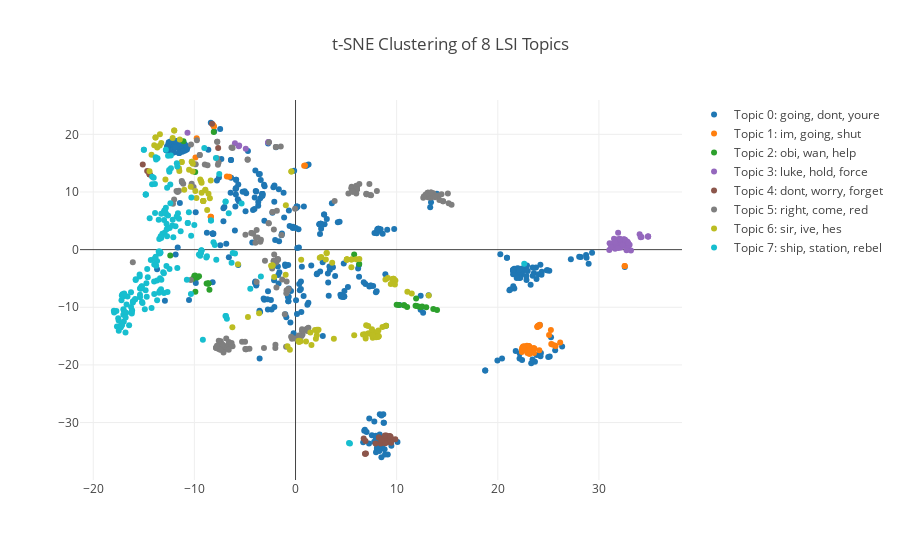

This figure's notebook cell:
### Code cell
# Create colormap
n = nTopics
cmap = get_cmap('tab10')
colors = [rgb2hex(cmap(color)) for color in np.arange(0, 1.000001, 1/(n-1))]

# Get n top words
topWords = getTopWords(3, lsiKeys, vectorizedText, countVectorizer)
# Compute centers for topics
lsiMeanTopicVectors = getMeanVectors(lsiKeys, tsneModelVectors)


# Create plot
data = []
# Iterate over each topic
for topic in range(nTopics):
    # Mask for a single topic
    mask = lsiKeys==topic
    scatter = go.Scatter(x = tsneModelVectors[mask,0],
                         y = tsneModelVectors[mask,1],
                         name = 'Topic {}: {}'.format(topic, topWords[topic]),
                         mode = 'markers',
                         text = df[mask]['text'],
                         marker = dict(color = colors[topic]))
    data.append(scatter)

layout = go.Layout(title = 't-SNE Clustering of {} LSI Topics'.format(nTopics),
                   showlegend=True,
                   hovermode = 'closest')

fig = go.Figure(data=data, layout=layout)
iplot(fig)

### Figure 1 — Plotly figure (JSON) as saved in the notebook; plotly's stock layout.template omitted (floating-point values rounded to 4 significant figures; data arrays with more than 128 entries replaced by an {"elided": "..."} marker saying what was removed)
{"data": [{"marker": {"color": "#1f77b4"}, "mode": "markers", "name": "Topic 0: going, dont, youre", "text": {"elided": "368 str values"}, "type": "scatter", "x": {"elided": "368 float values"}, "y": {"elided": "368 float values"}}, {"marker": {"color": "#ff7f0e"}, "mode": "markers", "name": "Topic 1: im, going, shut", "text": ["Secret mission?  What plans?  What are you talking about?  I'm not getting in there!", "I'm going to regret this.", "Are you sure this things safe?", "Well, I'm not going that way.  It's much too rocky.  This way is much easier.", "No more adventures.  I'm not going that way.", "Wait, what's that?  A transport!  I'm saved!", "I'm sorry.  I'm quiet. Listen how quiet I am.  You can barely hear me...", "around forever trying to find them.", "And I'm stuck here...", "No, I'm leaving in the morning...", "With all we've been through, sometimes I'm amazed we're in as good condition as we are, what with the Rebellion and all.", "I'm afraid I'm not quite sure, sir.", "I'm sorry, sir, but he appears to have picked up a slight flutter.", "That's what I'm afraid of.", "Luke, I'm shutting the power down for the night.", "Sure, go ahead.", "As you wish.", "I'm ready for anything.", "I'm sorry.", "That's okay.  I'm never coming back to this planet again.", "It's too late.  You should have paid him when you had the chance.  Jabba's put a price on your head, so large that every bounty hunter in the galaxy will be looking for you.  I'm lucky I found you first.", "I'm not the type to run.", "We're losing our deflector shield.  Go strap yourself in, I'm going to make the jump to light speed.", "Thats what I'm trying to tell you, kid.  It ain't there.  It's been totally blown away.", "There's nothin' I can do about it, kid.  I'm in full power.  I'm going to have to shut down.  But they're not going to get me without a fight!", "I'm afraid I'm not quite sure, sir. He says \"I found her,\" and keepsrepeating, \"She's here.\"", "Level five. Detention block AA-twenty-three.  I'm afraid she's scheduled to be terminated.", "I'm not going anywhere.", "Okay.  Now, I'm going to put these on you.", "What?  Oh... the uniform.  I'm Luke Skywalker.  I'm here to rescue you. ", "Wonderful girl!  Either I'm going to kill her or I'm beginning to like her.  Get in there!", "I'm trying!", "Shut down all the garbage mashers on the detention level, will you?  Do you copy?", "Shut down all the garbage mashers on the detention level.", "Shut down all the garbage mashers on the detention level.", "Give me regular reports.", "Now's our chance!  Go!", "It is for me, sister!  Look, I ain't in this for your revolution, and I'm not in it for you, Princess.  I expect to be well paid.  I'm in it for the money!", "I'm trying not to, kid!", "We're in position.  I'm going to cut across the axis and try and draw their fire.", "This is Red Five!  I'm going in!", "I'm on my way in now...", "I'm on it.", "Hang on, Biggs, I'm coming in.", "I'm hit, but not bad.", "I'm on him, Luke!", "Thanks, Wedge.", "I'm in range.", "I'm hit!  I can't stay with you.", "Sorry!", "I'm on the leader."], "type": "scatter", "x": [22.38, 23.93, 0.9374, 24.13, 24.03, 22.38, 25.38, -8.061, 22.62, 23.0, 22.93, 25.65, 24.1, 23.01, 32.55, 0.8548, -6.789, 22.44, 23.11, 23.13, 23.62, 22.88, 24.15, 23.58, 25.25, 25.71, 23.53, 23.92, 23.96, 26.16, 25.07, 23.04, -8.369, -8.385, -8.385, -9.77, -9.894, 25.29, 23.34, 24.04, 23.91, 22.84, 22.5, 23.2, 23.08, 32.55, -6.546, 22.42, 22.68, -8.166, 22.5], "y": [-17.76, -13.37, 14.61, -13.23, -13.26, -17.36, -16.46, 21.35, -16.75, -16.71, -17.93, -16.65, -17.47, -17.78, -2.833, 14.57, 12.69, -16.96, -16.75, -18.09, -17.14, -16.66, -13.05, -17.95, -13.94, -16.71, -17.08, -13.3, -13.31, -16.09, -14.79, -16.71, 5.645, 5.714, 5.715, 19.31, 15.97, -16.35, -17.19, -13.16, -13.41, -17.45, -16.81, -17.28, -17.42, -2.824, 12.62, -17.08, -17.42, 21.64, -17.06]}, {"marker": {"color": "#2ca02c"}, "mode": "markers", "name": "Topic 2: obi, wan, help", "text": ["Over here!  Help!  Please, help!", "Is there anything I might do to help? ", "Help me, Obi-Wan Kenobi.  You'remy only hope.", "Help me, Obi-Wan Kenobi.  You're my only hope.  Help me, Obi-Wan Kenobi.  You're my only hope.", "Help me, Obi-Wan Kenobi...", "Is there more to this recording?", "Obi-Wan Kenobi?  I wonder if he means old Ben Kenobi?", "Well, I stumbled across a recording while I was cleaning him.  He says he belongs to someone called Obi-Wan Kenobi.", "But what if this Obi-Wan comes looking for him?", "He knew my father?", "Sir, would it help if you told him it was my fault.", "Ben?  Ben Kenobi!  Boy, am I glad to see you! ", "Obi-Wan Kenobi... Obi-Wan?  Now thats a name I haven't heard in a long time... a long time.", "Well of course, of course I know him.  He's me!  I haven't gone by the name Obi-Wan since oh, before you were born.", "Then the droid does belong to you.", "You fought in the Clone Wars?", "General Kenobi, years ago you served my father in the Clone Wars.  Now he begs you to help him in his struggle against the Empire.  I regret that I am unable to present my father's request to you in person, but my ship has fallen under attack and I'm afraid my mission to bring you to Alderaan has failed.  I have placed information vital to the survival of the Rebellion into the memory systems of this R2 unit.  My father will know how to retrieve it.  You must see this droid safely delivered to him on Alderaan.  This is our most desperate hour.  Help me, Obi-Wan Kenobi, you're my only hope.", "looking for.", "We've entered the Alderaan system.", "No!  Alderaan is peaceful.  We have no weapons.  You can't possibly...", "Anyway, we should be at Alderaan about oh-two-hundred hours.", "He made a fair move.  Screaming about it won't help you.", "Our position is correct, except... no, Alderaan!", "It followed us!", "Not if I can help it.  Chewie... jam it's transmissions.", "Ben Kenobi is here!  Where is he?", "Obi-Wan Kenobi!  What makes you think so?", "Obi-Wan is here.  The Force is with him.", "Help!", "I've been waiting for you, Obi-Wan.  We meet again, at last.  The circle is now complete.", "When we heard about Alderaan, we were afraid that you were... lost along with your father.", "I only wish Ben were here."], "type": "scatter", "x": [-8.511, -8.612, 12.4, 13.62, 12.24, -9.919, 12.51, 12.0, 10.74, -10.17, 8.952, 10.2, 12.92, 11.92, 6.3, -12.38, 13.99, -8.082, -9.721, -10.01, -9.541, -8.635, -9.942, -11.08, -8.79, 10.0, 11.87, 10.72, -8.612, 11.03, -9.901, 5.797], "y": [-6.946, -5.879, -9.946, -10.3, -9.902, 13.45, -9.871, -9.782, -9.661, -5.111, -13.2, -9.589, -9.99, -8.463, -2.513, -0.9995, -10.45, 20.39, -4.832, -4.565, -4.637, -5.864, -4.476, 18.79, -5.871, -9.559, -9.715, -9.66, -5.879, -9.955, -7.301, -0.8561]}, {"marker": {"color": "#9467bd"}, "mode": "markers", "name": "Topic 3: luke, hold, force", "text": ["I keep telling you, the Rebellion is a long way from here.  I doubt if the Empire would even fight to keep this system.  Believe me Luke, this planet is a big hunk of nothing...", "So long, Luke.", "Luke, tell Owen that if he gets a translator to be sure it speaks Bocce.", "Luke, take these two over to the garage, will you?  I want you to have both of them cleaned up before dinner.", "Uh, you can call me Luke.", "I see, sir Luke.", "Just Luke.", "Luke?  Luke!  Come to dinner!", "You must understand I need you here, Luke.", "Luke?  Luke?  Luke?  Where could he be loafing now!", "Have you seen Luke this morning?", "The Jundland Wastes are not to be traveled lightly.  Tell me, young Luke, what brings you out this far?", "Learn about the Force, Luke.", "Wait, Luke!  It's too dangerous.", "There's nothing you could have done, Luke, had you been there.  You'd have been killed, too, and the droids would now be in the hands of the Empire.", "I suggest you try it again, Luke.", "Be patient, Luke.  Stay and watch over the droids.", "Master Luke, sir!  Pardon me for asking... but, ah... what should Artoo and I do if we're discovered here?", "I can't hold them off forever!  Now what?", "Luke!  Luke!  Luke!", "Luke!", "Luke, Luke, grab a hold of this.", "Luke!  Luke!", "Grab him!", "Hurry!", "That oughta hold it for a while.", "Here, hold this.", "Come on!  Luke, its too late!", "Run, Luke!  Run!", "Hey, Luke... may the Force be with you!", "Are you... Luke Skywalker?  Have you been checked out on the Incom T-sixty-five?", "Sir, Luke is the best bushpilot in the outer rim territories.", "Luke, the Force will be with you.", "Luke, pull up!", "Pull in!  Luke... pull in!", "Watch your back, Luke!", "Hold on!", "... marked and locked in!", "Switch to targeting computer.", "Computer's locked.  Getting a signal.", "Copy, Base One.  Luke, take Red Two and Three.  Hold up here and wait for my signal... to start your run.", "I can't hold them!", "Luke, at that speed will you be able to pull out in time?", "Hurry, Luke, they're coming in much faster this time. I can't hold them!", "Hurry up, Luke!", "Use the Force, Luke.", "Let go, Luke.", "Luke, trust me.", "His computer's off.  Luke, you switched off your targeting computer.  What's wrong?", "Luke!  Luke!  Luke!"], "type": "scatter", "x": [31.03, 31.92, 33.03, 31.41, 32.44, 32.93, 31.49, 34.02, 32.67, 34.86, 32.89, 31.87, 31.64, 31.68, 31.59, 32.22, 32.17, 33.16, -2.675, 34.85, 32.47, 34.21, 34.12, -5.568, -5.612, -2.67, -2.679, 31.9, 32.59, 31.9, 32.82, 32.73, 32.12, 32.79, 32.88, 32.21, -2.679, -10.68, -4.919, -5.993, 31.06, -2.679, 31.92, 31.2, 32.45, 31.54, 32.07, 32.07, 32.33, 34.85], "y": [-0.0605, 0.6303, 0.8613, 1.083, 0.6576, 0.05242, 1.902, 2.663, 1.152, 2.29, 0.7009, 1.82, 1.445, 0.9568, 0.1545, 0.6862, 0.35, -0.1311, 18.63, 2.29, 1.785, 2.174, 2.142, 18.05, 17.95, 18.63, 18.64, 2.937, 1.718, 1.283, 1.29, -0.1192, 1.076, 1.406, 1.176, 1.225, 18.64, 20.26, 17.5, 18.44, 1.125, 18.64, 0.2671, 0.4345, 1.747, 1.314, 1.758, 1.869, 0.8006, 2.29]}, {"marker": {"color": "#8c564b"}, "mode": "markers", "name": "Topic 4: dont, worry, forget", "text": ["Not again!  Forget it.", "Don't worry about it, Wormie.", "Don't get technical with me.", "Don't shoot!  Don't shoot!  Will this never end?", "Do you speak Bocce?", "Now, don't forget this!  Why I should stick my neck out for you is quite beyond my capacity!", "Hello.", "No, I don't think he likes you at all.", "No, I don't like you either.", "Don't seem to remember ever owning a droid.  Very interesting... ", "Don't be too proud of this technological terror you've constructed.  The ability to destroy a planet is insignificant next to the power of the Force.", "Don't try to frighten us with your sorcerer's ways, Lord Vader.  Your sad devotion to that ancient religion has not helped you conjure up the stolen data tapes, or given you clairvoyance enough to find the Rebel's hidden fort...", "You don't need to see his identification.", "We don't need to see his identification.", "We don't serve their kind here!", "Listen, why don't you wait out by the speeder.  We don't want any trouble.", "I don't like you either", "If you give it to me, I might forget I found you.", "I don't have it with me.  Tell Jabba...", "Sorry about the mess.", "Why don't you outrun them?  I thought you said this thing was fast.", "Don't everyone thank me at once.", "You don't believe in the Force, do you?", "Your eyes can deceive you.  Don't trust them.", "Well more wealth that you can imagine.", "And hope they don't have blasters.", "Don't underestimate the Force.", "Get in there you big furry oaf!  I don't care what you smell!  Get in there and don't worry about it.", "Will you forget it?  I already tried it.  It's magnetically sealed!", "Oh!  All this excitement has overrun the circuits of my counterpart here.  If you don't mind, I'd like to take him down to maintenance.", "Oh, it's nothing.  Don't worry about it.", "Don't worry, she'll hold together.", "Great kid!  Don't get cocky.", "My scope's negative.  I don't see anything."], "type": "scatter", "x": [-14.42, 8.898, 9.352, 6.961, -7.649, 9.048, -15.1, 8.429, 8.245, 9.444, 6.739, 6.918, 9.345, 9.345, 9.502, 6.867, 8.245, -14.42, 8.967, -8.254, 8.503, 9.279, 8.66, 9.261, -14.67, 9.865, 8.969, 6.898, -14.42, 7.905, 8.874, 8.503, 8.84, 9.406], "y": [13.06, -33.21, -32.36, -35.36, 17.63, -33.41, 14.77, -33.63, -32.57, -33.52, -32.77, -33.22, -33.11, -33.11, -32.92, -35.4, -32.57, 13.06, -32.25, 21.82, -33.07, -32.35, -32.79, -32.76, 13.63, -32.91, -32.69, -35.4, 13.05, -33.63, -33.59, -33.01, -32.25, -32.52]}, {"marker": {"color": "#7f7f7f"}, "mode": "markers", "name": "Topic 5: right, come, red", "text": {"elided": "167 str values"}, "type": "scatter", "x": {"elided": "167 float values"}, "y": {"elided": "167 float values"}}, {"marker": {"color": "#bcbd22"}, "mode": "markers", "name": "Topic 6: sir, ive, hes", "text": ["We're doomed!", "I've told you kids to slow down!", "But there was a lot of firing earlier...", "Yes, sir.", "I've got to rest before I fall apart.  My joints are almost frozen. ", "What a desolate place this is.", "What mission?  What are you talking about?  I've had just about enough of you!  Go that way!  You'll be malfunctioning within a day, you nearsighted scrap pile!", "I've missed you kid.", "What are you talking about?", "Look, sir - droids.", "Wake up!  Wake up!", "We're doomed.", "Sir - not in an environment such as this - that's why I've also been programmed for over thirty secondary functions that...", "Vaporators!  Sir - My first job was programming binary load lifters... very similar to your vaporators.  You could say...", "Shutting up, sir.", "Excuse me, sir, but that R2 unit is in prime condition.  A real bargain.", "What about that blue one?  We'll take that one.", "I see, sir.", "You got a lot of carbon scoring here.  It looks like you boys have seen a lot of action.", "That's how we came to be in your service, if you take my meaning, sir.", "Have you been in many battles?", "Oh, he says it's nothing, sir.  Merely a malfunction.  Old data.  Pay it no mind.", "Who is she?  She's beautiful.", "I think she was a passenger on our last voyage.  A person of some importance, sir - I believe.  Our captain was attached to...", "I beg your pardon, sir, but do you know what he's talking about?", "He says the restraining bolt has short circuited his recording system.  He suggests that if you remove the bolt, he might be able to play back the entire recording.", "I thought he might have meant Ben.  Do you know what he's talking about?  Well, I wonder if he's related to Ben.", "You mean the next semester before harvest?", "Harvest is when I need you the most.  Only one more season.  This year we'll make enough on the harvest so I'll be able to hire some more hands.  And then you can go to the Academy next year.", "But it's a whole 'nother year.", "I'll make it up to him next year.  I promise.", "Oh, no!", "How could I be so stupid?  He's nowhere in sight.  Blast it!", "Pardon me, sir, but couldn't we go after him?", "Oh, he excels at that, sir.", "How's that.", "Deactivate!  Well, on the other hand if you hadn't removed his restraining bolt...", "Oh my... sir, he says there are several creatures approaching from the southeast.", "Oh, this little droid!  I think he's searching for his former master...  I've never seen such devotion in a droid before... there seems tobe no stopping him.  He claims to be the property of an Obi-Wan Kenobi.  Is he a relative of yours?  Do you know who he's talking about?", "Oh, he's not dead, no... not yet.", "Sir, if you'll not be needing me, I'll close down for awhile.", "I saw part of the message he was...", "The Imperial Senate will no longer be of any concern to us.  I've just received word that the Emperor has dissolved the council permanently.  The last remnants of the Old Republic have been swept away.", "I find your lack of faith disturbing.", "These are not the droids we're looking for.", "I can't abide these Jawas.  Disgusting creatures.", "I heartily agree with you sir.", "This is Chewbacca.  He's first-mate on a ship that might suit our needs.", "Over my dead body.", "That's the idea I've been looking forward to killing you for a long time.", "Perhaps she would respond to an alternative form of persuasion.", "What do you mean?", "He says it's the best he can do.  Since the XP-38 came out, they ", "If the ship's as fast as he's boasting, we ought to do well.", "I've been waiting for you, Jabba.", "You know, even I get boarded sometimes, Jabba.  I had no choice, but I've gota charter now and I can pay you back, plus a little extra.  I just need some more time.", "She'll make point five beyond the speed of light.  She may not look like much, but she's got it where it counts, kid.  I've added some special modifications myself.", "Hello, sir.", "Oh, my.  I'd forgotten how much I hate space travel.", "Here's where the fun begins!", "How long before you can make the jump to light speed?", "But sir, nobody worries about upsetting a droid.", "I see your point, sir.  I suggest a new strategy, Artoo.  Let the Wookiee win.", "You mean it controls your actions?", "Kid, I've flown from one side of this galaxy to the other.  I've seen a lot of strange stuff, but I've never seen anything to make me believe there's one all-powerful force controlling everything.  There's no mystical energy field that controls my destiny.", "It's all a lot of simple tricks and nonsense.", "I call it luck. ", "Yes.", "What do you mean?  Where is it?", "The entire starfleet couldn't destroy the whole planet.  It'd take a thousand ships with more fire power than I've...", "Look at him.  He's heading for that small moon.", "I think I can get him before he gets there... he's almost in range.", "I have a very bad feeling about this.", "We're caught in a tractor beam!  It's pulling us in!", "But there's gotta be something you can do!", "Clear Bay twenty-three-seven.  We are opening the magnetic field.", "Yes.", "There's no one on board, sir.  According to the log, the crew abandoned ship right after takeoff.  It must be a decoy, sir.  Several of the escape pods have been jettisoned.", "No, sir.  If there were any on board, they must also have jettisoned.", "Yes, sir.", "I sense something... a presence I haven't felt since...", "Leave that to me!", "We found the computer outlet, sir.", "Whatever you say.  I've done more than I bargained for on this trip already.", "Oh, no!  We've got to do something.", "What are you talking about?", "She's rich.", "Rich?", "Yes.  Rich, powerful!  Listen, if you were to rescue her, the reward would be...", "Look out!  He's loose!", "We're sending a squad up.", "Yes.", "Yes sir?", "Oh, no!", "He's the brains, sweetheart.", "There's something alive in here!", "Anywhere!  Oh!!", "I've got a very bad feeling about this.", "Thank goodness, they haven't found them!  Where could they be?", "Are you there, sir?", "We've had some problems...", "Maybe it's another drill.", "There's no lock!", "For luck!", "When I left you, I was but the learner; now I am the master.", "Only a master of evil, Darth.", "You can't win, Darth.  If you strike me down, I shall become more powerful than you can possibly imagine.", "What kept you?", "I can't believe he's gone.", "We've lost lateral controls.", "Their tracking us!", "Yes.", "He's got to follow his own path.  No one can choose it for him.", "Thank you, sir.  I'll try.", "I told you I'd make it someday, Biggs.", "We're passing through their magnetic field.", "He's on me tight, I can't shake him... I can't shake him.", "I can't shake him!", "Yes, sir.", "Loosen up!", "There's too much interference!", "... oh-five; we'll cover for you.", "I've lost Artoo!", "Yahoo!", "Oh, no!", "You must repair him!  Sir, if any of my circuits or gears will help, I'll gladly donate them."], "type": "scatter", "x": [-13.85, 2.273, 3.066, 7.61, 0.2906, -8.383, 1.039, 2.137, 5.528, 6.935, -12.0, -13.85, 3.79, 7.207, 8.195, 8.599, -13.42, 8.167, 0.5038, 6.845, -11.44, 6.985, -0.4104, 7.184, 11.06, 5.523, 11.49, -11.0, -3.6, -9.8, -2.109, 5.086, 9.602, 8.032, 7.712, -13.96, -12.86, 7.554, 13.17, 9.874, 5.801, -9.421, 0.3505, -14.24, -8.735, -10.53, 8.161, 9.418, -10.36, 2.014, -11.99, -11.25, 2.993, 9.641, 2.166, 1.575, -0.792, 8.23, 3.624, -13.41, -5.693, 8.191, 6.926, -8.912, -0.5591, 3.088, -10.26, -9.121, -11.25, -4.704, 8.889, 9.821, -0.957, -8.469, -2.271, -8.606, -9.121, -6.246, 7.628, 7.61, -9.336, -9.902, 7.964, 1.922, 1.47, 5.528, -0.4081, -10.15, 0.5575, 9.137, -11.53, -9.121, 7.61, 5.086, 9.676, -2.345, 5.086, 0.345, -9.286, 8.167, 2.541, -11.49, -2.415, -10.26, 5.991, 6.306, -9.284, -14.44, 9.763, 2.398, -13.67, -9.119, 2.107, 6.669, -0.9738, -8.93, 9.685, -10.17, 7.61, -13.27, -2.271, 5.063, 2.122, -12.15, 5.086, 8.947], "y": [19.44, -13.89, -0.588, -14.84, -15.85, 11.97, -15.95, -13.99, -1.705, -15.41, 20.67, 19.44, -15.48, -14.53, -15.01, -13.43, 18.05, -15.13, -15.89, -14.7, 19.11, -13.11, 13.56, -13.27, -7.309, -3.053, -7.618, 10.4, -11.02, 8.96, -4.77, -1.704, -5.105, -14.71, -14.24, 18.11, 12.16, -13.8, -7.939, -5.345, -14.85, 12.16, -16.01, 16.45, 6.89, 13.87, -14.93, -5.971, 10.91, -15.48, 20.67, 15.21, -1.706, -5.25, -13.95, -16.54, -16.75, -15.04, -2.261, 20.0, -2.527, -14.04, -14.98, 10.39, -17.37, -0.5992, 15.24, 8.425, 15.21, -11.7, -5.196, -6.057, 7.694, 8.924, -2.767, 9.71, 8.425, -13.46, -15.27, -14.84, 11.88, 10.15, -15.2, -13.96, -14.38, -1.705, 13.56, 14.9, -1.752, -4.924, 14.13, 8.425, -14.84, -1.704, -5.05, -2.753, -1.704, -15.79, 11.6, -15.13, -1.292, 13.62, -2.816, 15.24, -1.652, -1.616, 9.88, 13.59, -5.219, -1.399, 17.72, 8.425, -14.87, -14.74, -4.341, 10.31, -5.043, 13.54, -14.84, 18.48, -2.767, -1.718, -13.91, 19.38, -1.704, -13.21]}, {"marker": {"color": "#17becf"}, "mode": "markers", "name": "Topic 7: ship, station, rebel", "text": {"elided": "182 str values"}, "type": "scatter", "x": {"elided": "182 float values"}, "y": {"elided": "182 float values"}}], "layout": {"hovermode": "closest", "showlegend": true, "title": "t-SNE Clustering of 8 LSI Topics"}}
